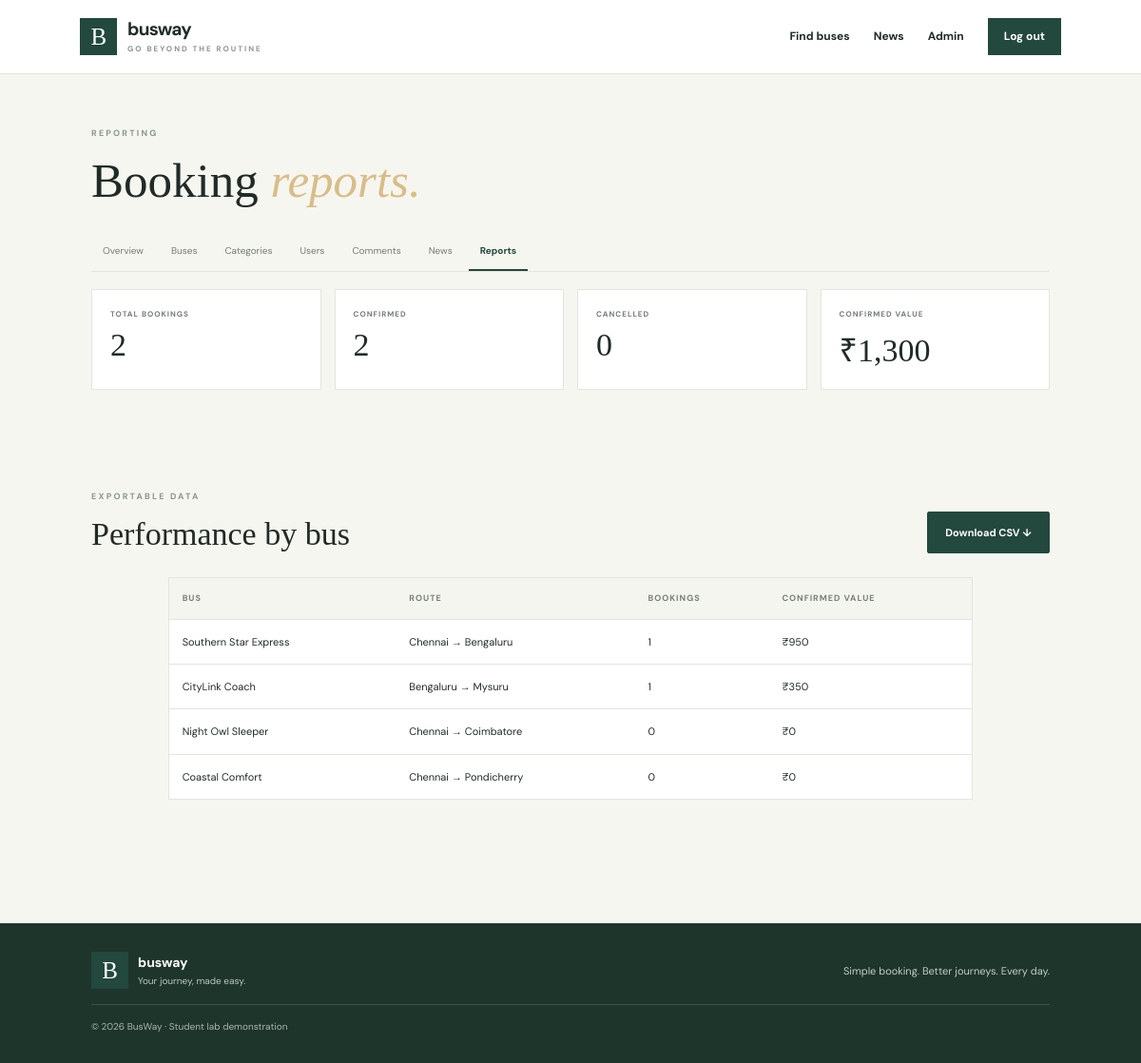
The page /admin/reports (signed in) on the database its author committed.
### tables this page shows
CREATE TABLE buses(
            id INTEGER PRIMARY KEY AUTOINCREMENT,
            name TEXT NOT NULL,
            category_id INTEGER NOT NULL REFERENCES categories(id),
            source TEXT NOT NULL,
            destination TEXT NOT NULL,
            departure TEXT NOT NULL,
            arrival TEXT NOT NULL,
            travel_date TEXT NOT NULL,
            price REAL NOT NULL CHECK(price >= 0),
            total_seats INTEGER NOT NULL CHECK(total_seats > 0),
            photo_url TEXT NOT NULL DEFAULT '',
            description TEXT NOT NULL DEFAULT '',
            active INTEGER NOT NULL DEFAULT 1
        );

### BusTicketBookingSystem/app.py (the view)
@app.route("/admin/reports")
@admin_required
def admin_reports():
    with db() as con:
        summary = con.execute("""SELECT COUNT(*) AS bookings,
                                 SUM(CASE WHEN status='Confirmed' THEN 1 ELSE 0 END) AS confirmed,
                                 SUM(CASE WHEN status='Cancelled' THEN 1 ELSE 0 END) AS cancelled,
                                 COALESCE(SUM(CASE WHEN status='Confirmed' THEN total ELSE 0 END),0) AS revenue
                                 FROM bookings""").fetchone()
        by_bus = con.execute("""SELECT b.name,b.source,b.destination,COUNT(bk.id) AS bookings,
                                COALESCE(SUM(CASE WHEN bk.status='Confirmed' THEN bk.total ELSE 0 END),0) AS revenue
                                FROM buses b LEFT JOIN bookings bk ON bk.bus_id=b.id
                                GROUP BY b.id ORDER BY bookings DESC""").fetchall()
    return render_template("admin/reports.html", summary=summary, by_bus=by_bus)

### BusTicketBookingSystem/app.py (called while the page is built)
def db():
    con = sqlite3.connect(DB_PATH)
    con.row_factory = sqlite3.Row
    con.execute("PRAGMA foreign_keys=ON")
    return con

def user_now():
    if not session.get("user_id"):
        return None
    with db() as con:
        return con.execute("SELECT id,name,email,role FROM users WHERE id=?", (session["user_id"],)).fetchone()

def admin_required(fn):
    @wraps(fn)
    def wrapper(*args, **kwargs):
        user = user_now()
        if not user or user["role"] != "admin":
            flash("Administrator access is required.", "danger")
            return redirect(url_for("login"))
        return fn(*args, **kwargs)
    return wrapper

@app.context_processor
def inject_globals():
    return {"current_user": user_now(), "today": date.today().isoformat()}

### BusTicketBookingSystem/templates/admin/reports.html
{% extends "base.html" %}{% block title %}Reports{% endblock %}{% block content %}<section class="page-intro admin-intro"><span class="eyebrow">REPORTING</span><h1>Booking <em>reports.</em></h1><div class="admin-nav"><a href="{{ url_for('admin_dashboard') }}">Overview</a><a href="{{ url_for('admin_buses') }}">Buses</a><a href="{{ url_for('admin_categories') }}">Categories</a><a href="{{ url_for('admin_users') }}">Users</a><a href="{{ url_for('admin_comments') }}">Comments</a><a href="{{ url_for('admin_news') }}">News</a><a class="active" href="{{ url_for('admin_reports') }}">Reports</a></div></section><div class="stats-grid"><div class="stat-card"><span>TOTAL BOOKINGS</span><strong>{{ summary.bookings or 0 }}</strong></div><div class="stat-card"><span>CONFIRMED</span><strong>{{ summary.confirmed or 0 }}</strong></div><div class="stat-card"><span>CANCELLED</span><strong>{{ summary.cancelled or 0 }}</strong></div><div class="stat-card"><span>CONFIRMED VALUE</span><strong>₹{{ "{:,.0f}".format(summary.revenue or 0) }}</strong></div></div><section class="section"><div class="section-head"><div><span class="eyebrow">EXPORTABLE DATA</span><h2>Performance by bus</h2></div><a class="button" href="{{ url_for('reports_csv') }}">Download CSV ↓</a></div><div class="table-wrap"><table><thead><tr><th>Bus</th><th>Route</th><th>Bookings</th><th>Confirmed value</th></tr></thead><tbody>{% for b in by_bus %}<tr><td>{{ b.name }}</td><td>{{ b.source }} → {{ b.destination }}</td><td>{{ b.bookings }}</td><td>₹{{ "{:,.0f}".format(b.revenue) }}</td></tr>{% endfor %}</tbody></table></div></section>{% endblock %}

### BusTicketBookingSystem/static/style.css (style rules this page uses)
:root { --ink:#202b27;--muted:#747d75;--paper:#f6f6f0;--white:#fff;--green:#23483d;--green2:#386451;--gold:#d8b879;--line:#e4e5dc;--red:#a2473e }
* { box-sizing:border-box }
body { margin:0;background:var(--paper);color:var(--ink);font:14px/1.65 'DM Sans',sans-serif }
a { color:inherit;text-decoration:none }
.eyebrow { display:block;font-size:9px;font-weight:700;letter-spacing:2.2px;color:#87988a;margin-bottom:12px }
.hero h1 em,.auth-copy h1 em,.how h2 em,.page-intro h1 em,.narrow h1 em { color:#d9bd88;font-weight:500 }
.button { display:inline-flex;align-items:center;justify-content:center;gap:12px;background:var(--green);color:white;border:1px solid var(--green);padding:12px 18px;font-size:11px;font-weight:700;border-radius:2px;cursor:pointer;transition:.2s }
.section { padding:105px 8% 70px }
.section-head { display:flex;align-items:end;justify-content:space-between;gap:20px;margin-bottom:25px }
.section-head h2,.how h2 { font:500 34px/1.2 'Playfair Display',serif;margin:0 }
.page-intro { padding:55px 8% 28px }
.page-intro h1,.narrow h1 { font:500 clamp(36px,4.5vw,51px)/1.2 'Playfair Display',serif;margin:0 0 10px }
.table-wrap { margin:0 8% 60px;overflow-x:auto;background:white;border:1px solid var(--line) }
table { width:100%;border-collapse:collapse;text-align:left;font-size:11px;min-width:800px }
th { font-size:9px;letter-spacing:1px;text-transform:uppercase;color:#768078;background:#f4f5ef }
td,th { padding:14px;border-bottom:1px solid var(--line);vertical-align:middle }
tbody tr:last-child td { border-bottom:0 }
.admin-intro { padding-bottom:18px }
.admin-nav { display:flex;gap:5px;flex-wrap:wrap;border-bottom:1px solid var(--line);margin-top:25px }
.admin-nav a { font-size:10px;padding:10px 12px;color:var(--muted);border-bottom:2px solid transparent }
.admin-nav a.active { border-color:var(--green);color:var(--green);font-weight:700 }
.stats-grid { padding:0 8%;display:grid;grid-template-columns:repeat(4,1fr);gap:14px }
.stat-card { background:white;border:1px solid var(--line);padding:19px;min-width:0 }
.stat-card span { display:block;font-size:8px;letter-spacing:1px;color:var(--muted);font-weight:700 }
.stat-card strong { font:500 clamp(23px,3vw,34px) 'Playfair Display',serif;display:block;margin-top:7px;overflow-wrap:anywhere }

### rows shown on the page
buses: name "Southern Star Express", source "Chennai", destination "Bengaluru", bookings "1", revenue "950"
buses: name "CityLink Coach", source "Bengaluru", destination "Mysuru", bookings "1", revenue "350"
buses: name "Night Owl Sleeper", source "Chennai", destination "Coimbatore", bookings "0", revenue "0"
buses: name "Coastal Comfort", source "Chennai", destination "Pondicherry", bookings "0", revenue "0"

### other values the page prints
{{ summary.bookings or 0 }} "2"
{{ summary.confirmed or 0 }} "2"
{{ summary.cancelled or 0 }} "0"
{{ "{:,.0f}".format(summary.revenue or 0) }} "1,300"
